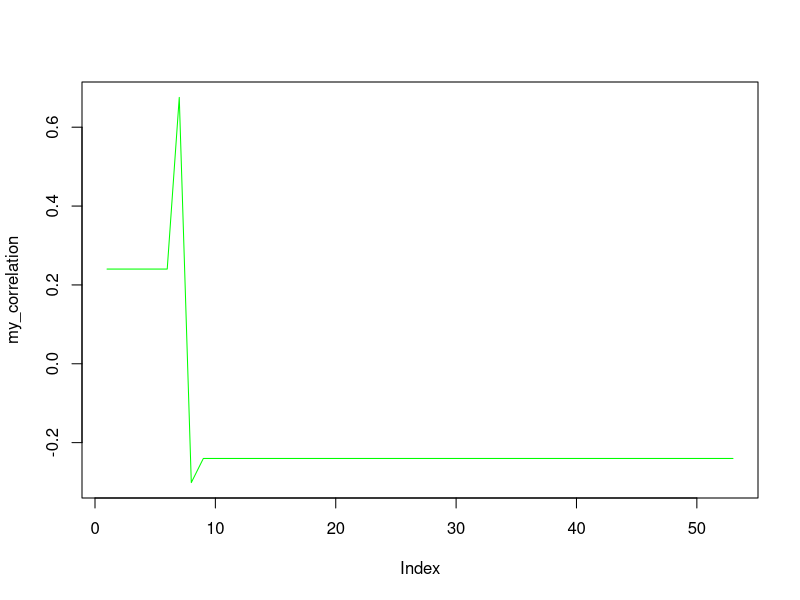

Here is the R script that generated this plot:
# Global Comments More
x <- c(8:15,c(50:1))
y <- c(7,4,8,4,1,11,c(1:50))
z <- c(y[1],y[2],y[3])
boo <- c(1:53)
hoo <- c(1:53)
counter = 1
counter2 = 1
my_correlation = NULL
for(i in boo){
  p <- c(y[counter2], y[counter2+1], y[counter2+2])
  if(counter < length(y)-3){
    
   for(i in hoo){
    if(counter < length(x)-3){
    q <- c(x[counter], x[counter+1], x[counter+2])
#     print(p)
#     print(q)
    cor_out <- cor(p,q)
    if(cor_out)
    # print(cor_out)
    my_correlation <- append(my_correlation, cor_out)
    }
    counter <- counter+1
    print(counter)
  }
  }
  counter2 <- counter2+1
  print(counter2)
  print(boo)
  
}
plot(my_correlation, type="l", col="green")

print(my_correlation)
